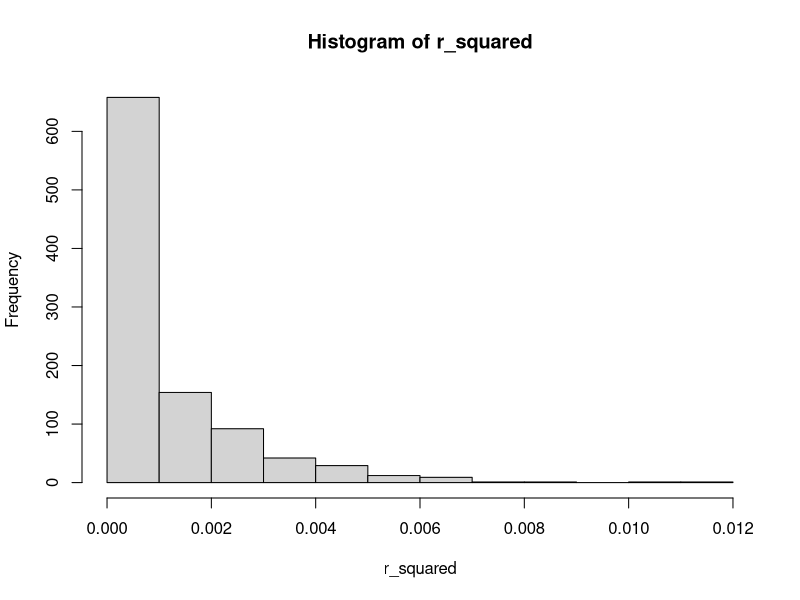

The R source for this figure:
# Bestimmtheitsmass, wie groß ist dieses, wenn man nur Rauschen hat?

n <- 1000
r_squared <- rep(NA, 1000)

for(i in 1:n){
  x <- rnorm(1000)
  y <- rnorm(1000)
  df <- data.frame(x = x, y = y)
  s <- summary(lm(y ~ x, data = df))
  r_squared[i] <- s$r.squared
}

hist(r_squared)
